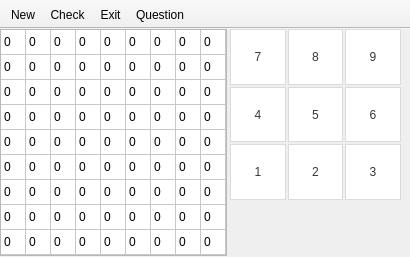
<?xml version="1.0" encoding="UTF-8"?>
<ui version="4.0">
 <class>Game</class>
 <widget class="QMainWindow" name="Game">
  <property name="geometry">
   <rect>
    <x>0</x>
    <y>0</y>
    <width>410</width>
    <height>257</height>
   </rect>
  </property>
  <property name="windowTitle">
   <string>Game</string>
  </property>
  <property name="windowIcon">
   <iconset resource="Resource.qrc">
    <normaloff>:/icons/Icons/sudoku.png</normaloff>:/icons/Icons/sudoku.png</iconset>
  </property>
  <widget class="QWidget" name="centralwidget">
   <widget class="QTableWidget" name="tableWidget">
    <property name="geometry">
     <rect>
      <x>0</x>
      <y>0</y>
      <width>227</width>
      <height>227</height>
     </rect>
    </property>
    <property name="sizePolicy">
     <sizepolicy hsizetype="Fixed" vsizetype="Fixed">
      <horstretch>0</horstretch>
      <verstretch>0</verstretch>
     </sizepolicy>
    </property>
    <property name="minimumSize">
     <size>
      <width>227</width>
      <height>227</height>
     </size>
    </property>
    <property name="maximumSize">
     <size>
      <width>300</width>
      <height>300</height>
     </size>
    </property>
    <property name="frameShadow">
     <enum>QFrame::Sunken</enum>
    </property>
    <property name="lineWidth">
     <number>1</number>
    </property>
    <property name="midLineWidth">
     <number>0</number>
    </property>
    <property name="autoScroll">
     <bool>false</bool>
    </property>
    <attribute name="horizontalHeaderVisible">
     <bool>false</bool>
    </attribute>
    <attribute name="horizontalHeaderMinimumSectionSize">
     <number>25</number>
    </attribute>
    <attribute name="horizontalHeaderDefaultSectionSize">
     <number>25</number>
    </attribute>
    <attribute name="horizontalHeaderHighlightSections">
     <bool>false</bool>
    </attribute>
    <attribute name="verticalHeaderVisible">
     <bool>false</bool>
    </attribute>
    <attribute name="verticalHeaderMinimumSectionSize">
     <number>25</number>
    </attribute>
    <attribute name="verticalHeaderDefaultSectionSize">
     <number>25</number>
    </attribute>
    <attribute name="verticalHeaderHighlightSections">
     <bool>false</bool>
    </attribute>
    <row>
     <property name="text">
      <string/>
     </property>
    </row>
    <row>
     <property name="text">
      <string/>
     </property>
    </row>
    <row>
     <property name="text">
      <string/>
     </property>
    </row>
    <row>
     <property name="text">
      <string/>
     </property>
    </row>
    <row>
     <property name="text">
      <string/>
     </property>
    </row>
    <row>
     <property name="text">
      <string/>
     </property>
    </row>
    <row>
     <property name="text">
      <string/>
     </property>
    </row>
    <row>
     <property name="text">
      <string/>
     </property>
    </row>
    <row>
     <property name="text">
      <string/>
     </property>
    </row>
    <column>
     <property name="text">
      <string/>
     </property>
    </column>
    <column>
     <property name="text">
      <string/>
     </property>
    </column>
    <column>
     <property name="text">
      <string/>
     </property>
    </column>
    <column>
     <property name="text">
      <string/>
     </property>
    </column>
    <column>
     <property name="text">
      <string/>
     </property>
    </column>
    <column>
     <property name="text">
      <string/>
     </property>
    </column>
    <column>
     <property name="text">
      <string/>
     </property>
    </column>
    <column>
     <property name="text">
      <string/>
     </property>
    </column>
    <column>
     <property name="text">
      <string/>
     </property>
    </column>
    <item row="0" column="0">
     <property name="text">
      <string>0</string>
     </property>
    </item>
    <item row="0" column="1">
     <property name="text">
      <string>0</string>
     </property>
    </item>
    <item row="0" column="2">
     <property name="text">
      <string>0</string>
     </property>
    </item>
    <item row="0" column="3">
     <property name="text">
      <string>0</string>
     </property>
    </item>
    <item row="0" column="4">
     <property name="text">
      <string>0</string>
     </property>
    </item>
    <item row="0" column="5">
     <property name="text">
      <string>0</string>
     </property>
    </item>
    <item row="0" column="6">
     <property name="text">
      <string>0</string>
     </property>
    </item>
    <item row="0" column="7">
     <property name="text">
      <string>0</string>
     </property>
    </item>
    <item row="0" column="8">
     <property name="text">
      <string>0</string>
     </property>
    </item>
    <item row="1" column="0">
     <property name="text">
      <string>0</string>
     </property>
    </item>
    <item row="1" column="1">
     <property name="text">
      <string>0</string>
     </property>
    </item>
    <item row="1" column="2">
     <property name="text">
      <string>0</string>
     </property>
    </item>
    <item row="1" column="3">
     <property name="text">
      <string>0</string>
     </property>
    </item>
    <item row="1" column="4">
     <property name="text">
      <string>0</string>
     </property>
    </item>
    <item row="1" column="5">
     <property name="text">
      <string>0</string>
     </property>
    </item>
    <item row="1" column="6">
     <property name="text">
      <string>0</string>
     </property>
    </item>
    <item row="1" column="7">
     <property name="text">
      <string>0</string>
     </property>
    </item>
    <item row="1" column="8">
     <property name="text">
      <string>0</string>
     </property>
    </item>
    <item row="2" column="0">
     <property name="text">
      <string>0</string>
     </property>
    </item>
    <item row="2" column="1">
     <property name="text">
      <string>0</string>
     </property>
    </item>
    <item row="2" column="2">
     <property name="text">
      <string>0</string>
     </property>
    </item>
    <item row="2" column="3">
     <property name="text">
      <string>0</string>
     </property>
    </item>
    <item row="2" column="4">
     <property name="text">
      <string>0</string>
     </property>
    </item>
    <item row="2" column="5">
     <property name="text">
      <string>0</string>
     </property>
    </item>
    <item row="2" column="6">
     <property name="text">
      <string>0</string>
     </property>
    </item>
    <item row="2" column="7">
     <property name="text">
      <string>0</string>
     </property>
    </item>
    <item row="2" column="8">
     <property name="text">
      <string>0</string>
     </property>
    </item>
    <item row="3" column="0">
     <property name="text">
      <string>0</string>
     </property>
    </item>
    <item row="3" column="1">
     <property name="text">
      <string>0</string>
     </property>
    </item>
    <item row="3" column="2">
     <property name="text">
      <string>0</string>
     </property>
    </item>
    <item row="3" column="3">
     <property name="text">
      <string>0</string>
     </property>
    </item>
    <item row="3" column="4">
     <property name="text">
      <string>0</string>
     </property>
    </item>
    <item row="3" column="5">
     <property name="text">
      <string>0</string>
     </property>
    </item>
    <item row="3" column="6">
     <property name="text">
      <string>0</string>
     </property>
    </item>
    <item row="3" column="7">
     <property name="text">
      <string>0</string>
     </property>
    </item>
    <item row="3" column="8">
     <property name="text">
      <string>0</string>
     </property>
    </item>
    <item row="4" column="0">
     <property name="text">
      <string>0</string>
     </property>
    </item>
    <item row="4" column="1">
     <property name="text">
      <string>0</string>
     </property>
    </item>
    <item row="4" column="2">
     <property name="text">
      <string>0</string>
     </property>
    </item>
    <item row="4" column="3">
     <property name="text">
      <string>0</string>
     </property>
    </item>
    <item row="4" column="4">
     <property name="text">
      <string>0</string>
     </property>
    </item>
    <item row="4" column="5">
     <property name="text">
      <string>0</string>
     </property>
    </item>
    <item row="4" column="6">
     <property name="text">
      <string>0</string>
     </property>
    </item>
    <item row="4" column="7">
     <property name="text">
      <string>0</string>
     </property>
    </item>
    <item row="4" column="8">
     <property name="text">
      <string>0</string>
     </property>
    </item>
    <item row="5" column="0">
     <property name="text">
      <string>0</string>
     </property>
    </item>
    <item row="5" column="1">
     <property name="text">
      <string>0</string>
     </property>
    </item>
    <item row="5" column="2">
     <property name="text">
      <string>0</string>
     </property>
    </item>
    <item row="5" column="3">
     <property name="text">
      <string>0</string>
     </property>
    </item>
    <item row="5" column="4">
     <property name="text">
      <string>0</string>
     </property>
    </item>
    <item row="5" column="5">
     <property name="text">
      <string>0</string>
     </property>
    </item>
    <item row="5" column="6">
     <property name="text">
      <string>0</string>
     </property>
    </item>
    <item row="5" column="7">
     <property name="text">
      <string>0</string>
     </property>
    </item>
    <item row="5" column="8">
     <property name="text">
      <string>0</string>
     </property>
    </item>
    <item row="6" column="0">
     <property name="text">
      <string>0</string>
     </property>
    </item>
    <item row="6" column="1">
     <property name="text">
      <string>0</string>
     </property>
    </item>
    <item row="6" column="2">
     <property name="text">
      <string>0</string>
     </property>
    </item>
    <item row="6" column="3">
     <property name="text">
      <string>0</string>
     </property>
    </item>
    <item row="6" column="4">
     <property name="text">
      <string>0</string>
     </property>
    </item>
    <item row="6" column="5">
     <property name="text">
      <string>0</string>
     </property>
    </item>
    <item row="6" column="6">
     <property name="text">
      <string>0</string>
     </property>
    </item>
    <item row="6" column="7">
     <property name="text">
      <string>0</string>
     </property>
    </item>
    <item row="6" column="8">
     <property name="text">
      <string>0</string>
     </property>
    </item>
    <item row="7" column="0">
     <property name="text">
      <string>0</string>
     </property>
    </item>
    <item row="7" column="1">
     <property name="text">
      <string>0</string>
     </property>
    </item>
    <item row="7" column="2">
     <property name="text">
      <string>0</string>
     </property>
    </item>
    <item row="7" column="3">
     <property name="text">
      <string>0</string>
     </property>
    </item>
    <item row="7" column="4">
     <property name="text">
      <string>0</string>
     </property>
    </item>
    <item row="7" column="5">
     <property name="text">
      <string>0</string>
     </property>
    </item>
    <item row="7" column="6">
     <property name="text">
      <string>0</string>
     </property>
    </item>
    <item row="7" column="7">
     <property name="text">
      <string>0</string>
     </property>
    </item>
    <item row="7" column="8">
     <property name="text">
      <string>0</string>
     </property>
    </item>
    <item row="8" column="0">
     <property name="text">
      <string>0</string>
     </property>
    </item>
    <item row="8" column="1">
     <property name="text">
      <string>0</string>
     </property>
    </item>
    <item row="8" column="2">
     <property name="text">
      <string>0</string>
     </property>
    </item>
    <item row="8" column="3">
     <property name="text">
      <string>0</string>
     </property>
    </item>
    <item row="8" column="4">
     <property name="text">
      <string>0</string>
     </property>
    </item>
    <item row="8" column="5">
     <property name="text">
      <string>0</string>
     </property>
    </item>
    <item row="8" column="6">
     <property name="text">
      <string>0</string>
     </property>
    </item>
    <item row="8" column="7">
     <property name="text">
      <string>0</string>
     </property>
    </item>
    <item row="8" column="8">
     <property name="text">
      <string>0</string>
     </property>
    </item>
   </widget>
   <widget class="QWidget" name="layoutWidget">
    <property name="geometry">
     <rect>
      <x>230</x>
      <y>0</y>
      <width>171</width>
      <height>171</height>
     </rect>
    </property>
    <layout class="QGridLayout" name="gridLayout">
     <property name="spacing">
      <number>2</number>
     </property>
     <item row="0" column="0">
      <widget class="QPushButton" name="pushButton_7">
       <property name="sizePolicy">
        <sizepolicy hsizetype="Expanding" vsizetype="Expanding">
         <horstretch>0</horstretch>
         <verstretch>0</verstretch>
        </sizepolicy>
       </property>
       <property name="styleSheet">
        <string notr="true">QPushButton{
  background-color: #fff;
  border: 1px solid #dbdbdb;
  border-radius: .375em;
  color: #363636;
  font-family: &quot;Segoe UI&quot;;
  font-size: 1rem;
  height: 2.5em;
  line-height: 1.5;
  padding: calc(0.5em - 1px) 1em;
  position: relative;
  text-align: center;
  vertical-align: top;
  white-space: nowrap;
}

QPushButton::pressed {
  border-color: #4a4a4a;
  outline: 0;
}
</string>
       </property>
       <property name="text">
        <string>7</string>
       </property>
      </widget>
     </item>
     <item row="0" column="1">
      <widget class="QPushButton" name="pushButton_8">
       <property name="sizePolicy">
        <sizepolicy hsizetype="Expanding" vsizetype="Expanding">
         <horstretch>0</horstretch>
         <verstretch>0</verstretch>
        </sizepolicy>
       </property>
       <property name="styleSheet">
        <string notr="true">QPushButton{
  background-color: #fff;
  border: 1px solid #dbdbdb;
  border-radius: .375em;
  color: #363636;
  font-family: &quot;Segoe UI&quot;;
  font-size: 1rem;
  height: 2.5em;
  line-height: 1.5;
  padding: calc(0.5em - 1px) 1em;
  position: relative;
  text-align: center;
  vertical-align: top;
  white-space: nowrap;
}

QPushButton::pressed {
  border-color: #4a4a4a;
  outline: 0;
}
</string>
       </property>
       <property name="text">
        <string>8</string>
       </property>
      </widget>
     </item>
     <item row="0" column="2">
      <widget class="QPushButton" name="pushButton_9">
       <property name="sizePolicy">
        <sizepolicy hsizetype="Expanding" vsizetype="Expanding">
         <horstretch>0</horstretch>
         <verstretch>0</verstretch>
        </sizepolicy>
       </property>
       <property name="styleSheet">
        <string notr="true">QPushButton{
  background-color: #fff;
  border: 1px solid #dbdbdb;
  border-radius: .375em;
  color: #363636;
  font-family: &quot;Segoe UI&quot;;
  font-size: 1rem;
  height: 2.5em;
  line-height: 1.5;
  padding: calc(0.5em - 1px) 1em;
  position: relative;
  text-align: center;
  vertical-align: top;
  white-space: nowrap;
}

QPushButton::pressed {
  border-color: #4a4a4a;
  outline: 0;
}
</string>
       </property>
       <property name="text">
        <string>9</string>
       </property>
      </widget>
     </item>
     <item row="1" column="0">
      <widget class="QPushButton" name="pushButton_4">
       <property name="sizePolicy">
        <sizepolicy hsizetype="Expanding" vsizetype="Expanding">
         <horstretch>0</horstretch>
         <verstretch>0</verstretch>
        </sizepolicy>
       </property>
       <property name="styleSheet">
        <string notr="true">QPushButton{
  background-color: #fff;
  border: 1px solid #dbdbdb;
  border-radius: .375em;
  color: #363636;
  font-family: &quot;Segoe UI&quot;;
  font-size: 1rem;
  height: 2.5em;
  line-height: 1.5;
  padding: calc(0.5em - 1px) 1em;
  position: relative;
  text-align: center;
  vertical-align: top;
  white-space: nowrap;
}

QPushButton::pressed {
  border-color: #4a4a4a;
  outline: 0;
}
</string>
       </property>
       <property name="text">
        <string>4</string>
       </property>
      </widget>
     </item>
     <item row="1" column="1">
      <widget class="QPushButton" name="pushButton_5">
       <property name="sizePolicy">
        <sizepolicy hsizetype="Expanding" vsizetype="Expanding">
         <horstretch>0</horstretch>
         <verstretch>0</verstretch>
        </sizepolicy>
       </property>
       <property name="styleSheet">
        <string notr="true">QPushButton{
  background-color: #fff;
  border: 1px solid #dbdbdb;
  border-radius: .375em;
  color: #363636;
  font-family: &quot;Segoe UI&quot;;
  font-size: 1rem;
  height: 2.5em;
  line-height: 1.5;
  padding: calc(0.5em - 1px) 1em;
  position: relative;
  text-align: center;
  vertical-align: top;
  white-space: nowrap;
}

QPushButton::pressed {
  border-color: #4a4a4a;
  outline: 0;
}
</string>
       </property>
       <property name="text">
        <string>5</string>
       </property>
      </widget>
     </item>
     <item row="1" column="2">
      <widget class="QPushButton" name="pushButton_6">
       <property name="sizePolicy">
        <sizepolicy hsizetype="Expanding" vsizetype="Expanding">
         <horstretch>0</horstretch>
         <verstretch>0</verstretch>
        </sizepolicy>
       </property>
       <property name="styleSheet">
        <string notr="true">QPushButton{
  background-color: #fff;
  border: 1px solid #dbdbdb;
  border-radius: .375em;
  color: #363636;
  font-family: &quot;Segoe UI&quot;;
  font-size: 1rem;
  height: 2.5em;
  line-height: 1.5;
  padding: calc(0.5em - 1px) 1em;
  position: relative;
  text-align: center;
  vertical-align: top;
  white-space: nowrap;
}

QPushButton::pressed {
  border-color: #4a4a4a;
  outline: 0;
}
</string>
       </property>
       <property name="text">
        <string>6</string>
       </property>
      </widget>
     </item>
     <item row="2" column="0">
      <widget class="QPushButton" name="pushButton_1">
       <property name="sizePolicy">
        <sizepolicy hsizetype="Expanding" vsizetype="Expanding">
         <horstretch>0</horstretch>
         <verstretch>0</verstretch>
        </sizepolicy>
       </property>
       <property name="styleSheet">
        <string notr="true">QPushButton{
  background-color: #fff;
  border: 1px solid #dbdbdb;
  border-radius: .375em;
  color: #363636;
  font-family: &quot;Segoe UI&quot;;
  font-size: 1rem;
  height: 2.5em;
  line-height: 1.5;
  padding: calc(0.5em - 1px) 1em;
  position: relative;
  text-align: center;
  vertical-align: top;
  white-space: nowrap;
}

QPushButton::pressed {
  border-color: #4a4a4a;
  outline: 0;
}
</string>
       </property>
       <property name="text">
        <string>1</string>
       </property>
      </widget>
     </item>
     <item row="2" column="1">
      <widget class="QPushButton" name="pushButton_2">
       <property name="sizePolicy">
        <sizepolicy hsizetype="Expanding" vsizetype="Expanding">
         <horstretch>0</horstretch>
         <verstretch>0</verstretch>
        </sizepolicy>
       </property>
       <property name="styleSheet">
        <string notr="true">QPushButton{
  background-color: #fff;
  border: 1px solid #dbdbdb;
  border-radius: .375em;
  color: #363636;
  font-family: &quot;Segoe UI&quot;;
  font-size: 1rem;
  height: 2.5em;
  line-height: 1.5;
  padding: calc(0.5em - 1px) 1em;
  position: relative;
  text-align: center;
  vertical-align: top;
  white-space: nowrap;
}

QPushButton::pressed {
  border-color: #4a4a4a;
  outline: 0;
}
</string>
       </property>
       <property name="text">
        <string>2</string>
       </property>
      </widget>
     </item>
     <item row="2" column="2">
      <widget class="QPushButton" name="pushButton_3">
       <property name="sizePolicy">
        <sizepolicy hsizetype="Expanding" vsizetype="Expanding">
         <horstretch>0</horstretch>
         <verstretch>0</verstretch>
        </sizepolicy>
       </property>
       <property name="styleSheet">
        <string notr="true">QPushButton{
  background-color: #fff;
  border: 1px solid #dbdbdb;
  border-radius: .375em;
  color: #363636;
  font-family: &quot;Segoe UI&quot;;
  font-size: 1rem;
  height: 2.5em;
  line-height: 1.5;
  padding: calc(0.5em - 1px) 1em;
  position: relative;
  text-align: center;
  vertical-align: top;
  white-space: nowrap;
}

QPushButton::pressed {
  border-color: #4a4a4a;
  outline: 0;
}
</string>
       </property>
       <property name="text">
        <string>3</string>
       </property>
      </widget>
     </item>
    </layout>
   </widget>
  </widget>
  <widget class="QToolBar" name="toolBar">
   <property name="sizePolicy">
    <sizepolicy hsizetype="Preferred" vsizetype="Maximum">
     <horstretch>0</horstretch>
     <verstretch>0</verstretch>
    </sizepolicy>
   </property>
   <property name="minimumSize">
    <size>
     <width>0</width>
     <height>0</height>
    </size>
   </property>
   <property name="maximumSize">
    <size>
     <width>16777215</width>
     <height>30</height>
    </size>
   </property>
   <property name="acceptDrops">
    <bool>true</bool>
   </property>
   <property name="windowTitle">
    <string>toolBar</string>
   </property>
   <property name="movable">
    <bool>false</bool>
   </property>
   <property name="iconSize">
    <size>
     <width>20</width>
     <height>20</height>
    </size>
   </property>
   <attribute name="toolBarArea">
    <enum>TopToolBarArea</enum>
   </attribute>
   <attribute name="toolBarBreak">
    <bool>false</bool>
   </attribute>
   <addaction name="actionNew"/>
   <addaction name="actionCheck"/>
   <addaction name="actionExit"/>
   <addaction name="actionQuestion"/>
  </widget>
  <action name="actionNew">
   <property name="icon">
    <iconset resource="Resource.qrc">
     <normaloff>:/icons/Icons/sudokuNew.png</normaloff>
     <normalon>:/icons/Icons/sudokuNew.png</normalon>:/icons/Icons/sudokuNew.png</iconset>
   </property>
   <property name="text">
    <string>New</string>
   </property>
   <property name="toolTip">
    <string>Start new game</string>
   </property>
  </action>
  <action name="actionExit">
   <property name="icon">
    <iconset resource="Resource.qrc">
     <normaloff>:/icons/Icons/sudokuExit.png</normaloff>:/icons/Icons/sudokuExit.png</iconset>
   </property>
   <property name="text">
    <string>Exit</string>
   </property>
   <property name="toolTip">
    <string>Close window</string>
   </property>
  </action>
  <action name="actionCheck">
   <property name="icon">
    <iconset resource="Resource.qrc">
     <normaloff>:/icons/Icons/sudokuCheck.png</normaloff>:/icons/Icons/sudokuCheck.png</iconset>
   </property>
   <property name="text">
    <string>Check</string>
   </property>
   <property name="toolTip">
    <string>Check if it is correct</string>
   </property>
  </action>
  <action name="actionQuestion">
   <property name="icon">
    <iconset resource="Resource.qrc">
     <normaloff>:/icons/Icons/question.png</normaloff>:/icons/Icons/question.png</iconset>
   </property>
   <property name="text">
    <string>Question</string>
   </property>
   <property name="toolTip">
    <string>How to play?</string>
   </property>
  </action>
 </widget>
 <resources>
  <include location="Resource.qrc"/>
 </resources>
 <connections/>
</ui>
